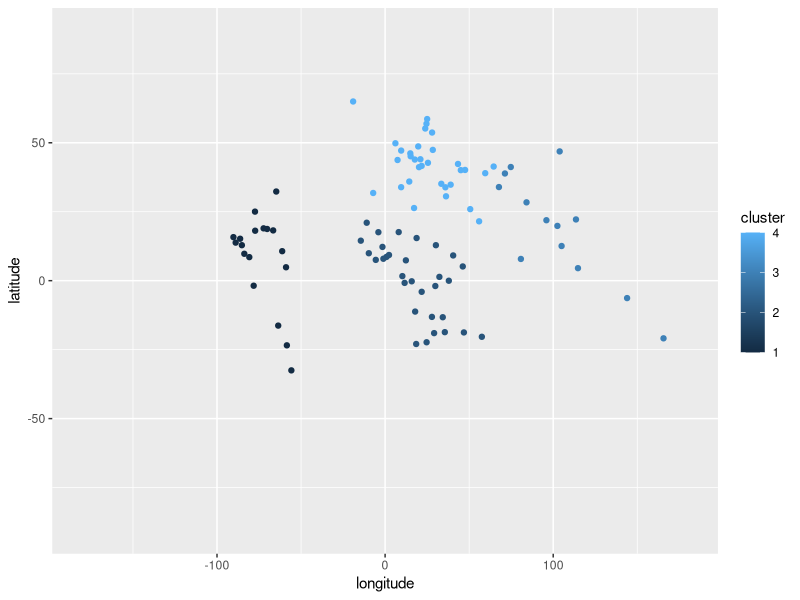

The R script that drew this image:
library(tidyverse)
set.seed(69420)

country_locations = read_csv("data/clean_country_locations.csv")
gdp_data = read_csv("data/clean_country_gdps.csv") %>% filter(cluster==2 & country_code %in% country_locations$country_code) %>% select(-cluster)

merged_data = merge(gdp_data, country_locations, by="country_code")

# Elbow method, 3,4 clusters is optimal
# explained_ss <- rep(NA, 10)
# for(k in 1:10){
#   # run k-means on the data
#   clustering <- kmeans(merged_data %>% select(longitude, latitude), k)
#   explained_ss[k] <- clustering$betweenss / clustering$totss
# }
# 
# ggplot() +
#   aes(x=1:10, y=1-explained_ss) +
#   geom_line() +
#   geom_point() +
#   labs(x="Number of Clusters",
#        y="Remaining Variation",
#        title="K-Means Clustering Performance") +
#   theme(text=element_text(size=18)) +
#   scale_x_continuous(breaks=1:10) +
#   scale_x_continuous(breaks=1:10)

clustering <- kmeans(merged_data %>% select(longitude, latitude), 4)
merged_data <- merged_data %>% mutate(cluster = clustering$cluster)

merged_data %>% ggplot(aes(x = longitude, y = latitude, color=cluster)) + geom_point() + xlim(-180, 180) + ylim(-90, 90)

write.csv(merged_data, "data/country_locations_cluster.csv", row.names=FALSE)